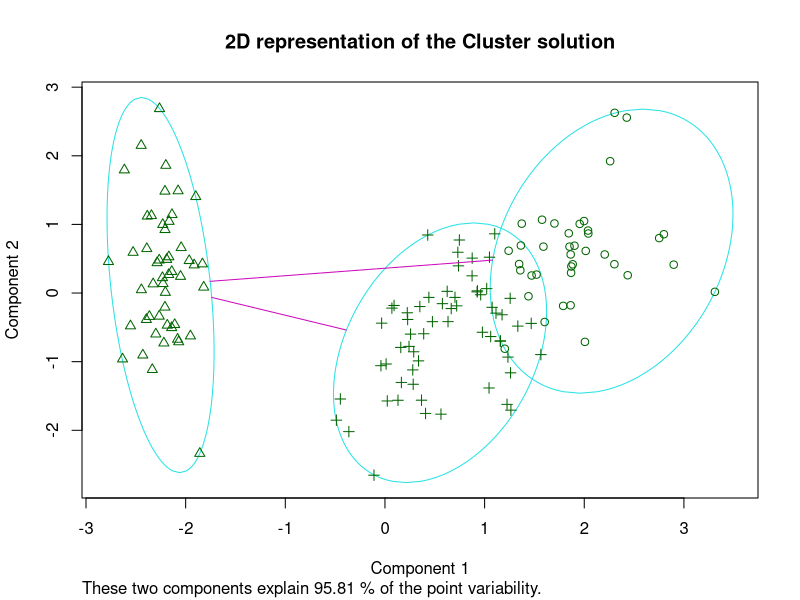
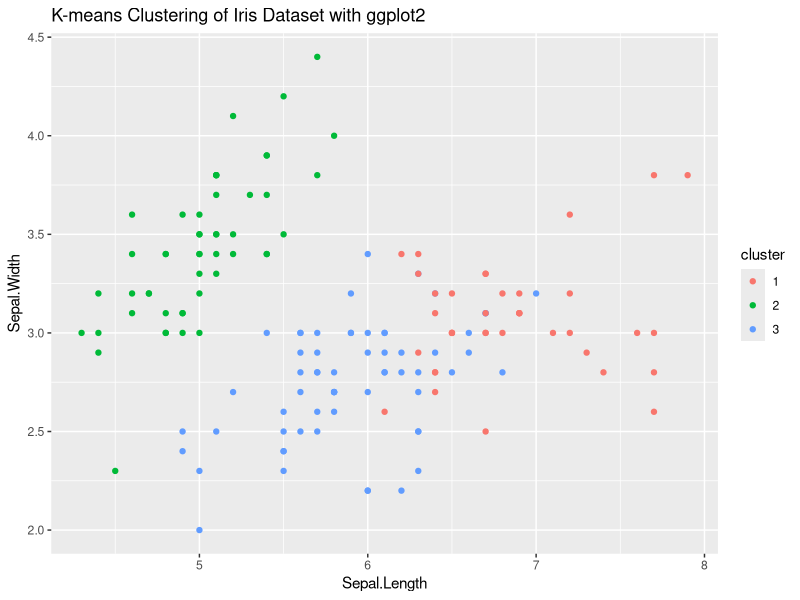

Generate these figures, in order, with R:
# Load necessary libraries
library(cluster)
library(ggplot2)

# Use the iris dataset and exclude the Species column for clustering
x <- iris[-5]

model <- kmeans(x,centers =  3)

# Add cluster assignments to the data
iris$cluster <- as.factor(model$cluster)

# Use clusplot for visualization
clusplot(x, model$cluster, main="2D representation of the Cluster solution")

# Optionally, plot Sepal.Length vs Sepal.Width with ggplot for comparison
ggplot(iris, aes(x = Sepal.Length, y = Sepal.Width, color = cluster)) + 
  geom_point() + 
  labs(title = "K-means Clustering of Iris Dataset with ggplot2")

